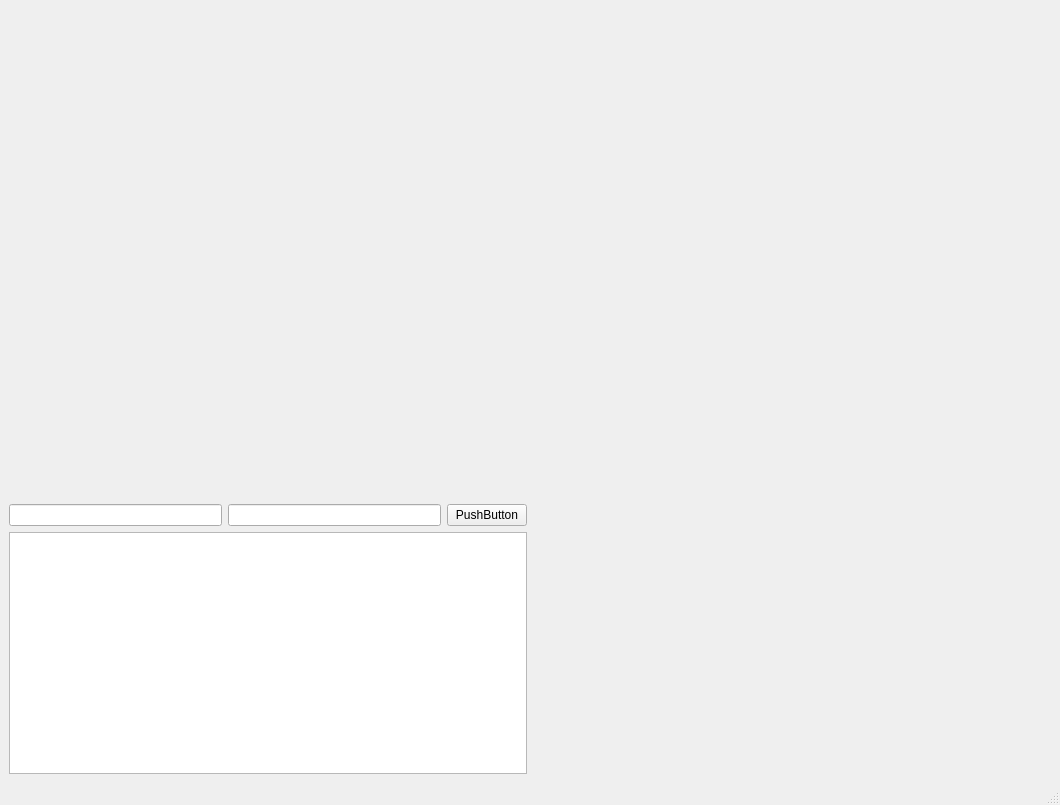
<?xml version="1.0" encoding="UTF-8"?>
<ui version="4.0">
 <class>MainWindow</class>
 <widget class="QMainWindow" name="MainWindow">
  <property name="geometry">
   <rect>
    <x>0</x>
    <y>0</y>
    <width>1060</width>
    <height>805</height>
   </rect>
  </property>
  <property name="windowTitle">
   <string>MainWindow</string>
  </property>
  <widget class="QWidget" name="centralwidget">
   <layout class="QHBoxLayout" name="horizontalLayout">
    <item>
     <layout class="QVBoxLayout" name="verticalLayout">
      <item>
       <widget class="OverviewWidget" name="overview" native="true"/>
      </item>
      <item>
       <widget class="ChartWidget" name="chart" native="true"/>
      </item>
      <item>
       <layout class="QHBoxLayout" name="horizontalLayout_2">
        <item>
         <widget class="QLineEdit" name="key0"/>
        </item>
        <item>
         <widget class="QLineEdit" name="key1">
          <property name="echoMode">
           <enum>QLineEdit::Password</enum>
          </property>
         </widget>
        </item>
        <item>
         <widget class="QPushButton" name="btn">
          <property name="text">
           <string>PushButton</string>
          </property>
         </widget>
        </item>
       </layout>
      </item>
      <item>
       <widget class="QTextEdit" name="log">
        <property name="sizePolicy">
         <sizepolicy hsizetype="Expanding" vsizetype="Preferred">
          <horstretch>0</horstretch>
          <verstretch>0</verstretch>
         </sizepolicy>
        </property>
       </widget>
      </item>
     </layout>
    </item>
    <item>
     <widget class="orderbookwidget" name="orderbook" native="true">
      <property name="sizePolicy">
       <sizepolicy hsizetype="Expanding" vsizetype="Preferred">
        <horstretch>0</horstretch>
        <verstretch>0</verstretch>
       </sizepolicy>
      </property>
     </widget>
    </item>
   </layout>
  </widget>
  <widget class="QMenuBar" name="menubar">
   <property name="geometry">
    <rect>
     <x>0</x>
     <y>0</y>
     <width>1060</width>
     <height>26</height>
    </rect>
   </property>
  </widget>
  <widget class="QStatusBar" name="statusbar"/>
 </widget>
 <customwidgets>
  <customwidget>
   <class>orderbookwidget</class>
   <extends>QWidget</extends>
   <header>realtime</header>
   <container>1</container>
  </customwidget>
  <customwidget>
   <class>OverviewWidget</class>
   <extends>QWidget</extends>
   <header>overview</header>
   <container>1</container>
  </customwidget>
  <customwidget>
   <class>ChartWidget</class>
   <extends>QWidget</extends>
   <header>chart</header>
   <container>1</container>
  </customwidget>
 </customwidgets>
 <resources/>
 <connections/>
</ui>
